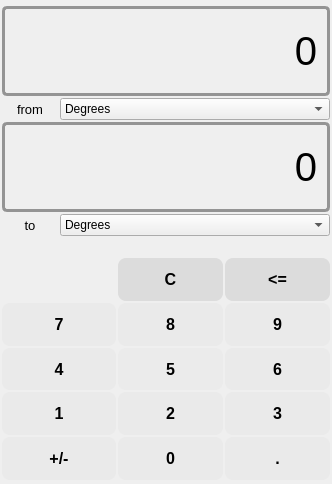
<?xml version="1.0" encoding="UTF-8"?>
<ui version="4.0">
 <class>Angle</class>
 <widget class="QWidget" name="Angle">
  <property name="geometry">
   <rect>
    <x>0</x>
    <y>0</y>
    <width>332</width>
    <height>484</height>
   </rect>
  </property>
  <property name="minimumSize">
   <size>
    <width>330</width>
    <height>484</height>
   </size>
  </property>
  <property name="windowTitle">
   <string>Form</string>
  </property>
  <layout class="QGridLayout" name="gridLayout">
   <property name="leftMargin">
    <number>2</number>
   </property>
   <property name="topMargin">
    <number>6</number>
   </property>
   <property name="rightMargin">
    <number>2</number>
   </property>
   <property name="bottomMargin">
    <number>4</number>
   </property>
   <property name="horizontalSpacing">
    <number>4</number>
   </property>
   <property name="verticalSpacing">
    <number>2</number>
   </property>
   <item row="0" column="0">
    <widget class="QLabel" name="label">
     <property name="minimumSize">
      <size>
       <width>320</width>
       <height>90</height>
      </size>
     </property>
     <property name="maximumSize">
      <size>
       <width>500</width>
       <height>90</height>
      </size>
     </property>
     <property name="font">
      <font>
       <family>Arial</family>
       <pointsize>30</pointsize>
      </font>
     </property>
     <property name="mouseTracking">
      <bool>false</bool>
     </property>
     <property name="styleSheet">
      <string notr="true">border-style: solid;
border-width: 3px;
border-color: rgb(148, 148, 148);
border-radius: 5px;</string>
     </property>
     <property name="frameShape">
      <enum>QFrame::NoFrame</enum>
     </property>
     <property name="text">
      <string>0</string>
     </property>
     <property name="alignment">
      <set>Qt::AlignRight|Qt::AlignTrailing|Qt::AlignVCenter</set>
     </property>
    </widget>
   </item>
   <item row="1" column="0">
    <widget class="QStackedWidget" name="stackedWidget_time">
     <property name="minimumSize">
      <size>
       <width>320</width>
       <height>363</height>
      </size>
     </property>
     <property name="currentIndex">
      <number>0</number>
     </property>
     <widget class="QWidget" name="page_3">
      <layout class="QGridLayout" name="gridLayout_2">
       <property name="leftMargin">
        <number>0</number>
       </property>
       <property name="topMargin">
        <number>0</number>
       </property>
       <property name="rightMargin">
        <number>0</number>
       </property>
       <property name="bottomMargin">
        <number>0</number>
       </property>
       <property name="spacing">
        <number>2</number>
       </property>
       <item row="0" column="0">
        <widget class="QLabel" name="label_from">
         <property name="font">
          <font>
           <pointsize>10</pointsize>
           <italic>false</italic>
           <bold>false</bold>
          </font>
         </property>
         <property name="text">
          <string>from</string>
         </property>
         <property name="alignment">
          <set>Qt::AlignCenter</set>
         </property>
        </widget>
       </item>
       <item row="0" column="1" colspan="3">
        <widget class="QComboBox" name="comboBox_first">
         <property name="minimumSize">
          <size>
           <width>260</width>
           <height>22</height>
          </size>
         </property>
         <item>
          <property name="text">
           <string>Degrees</string>
          </property>
         </item>
         <item>
          <property name="text">
           <string>Radians</string>
          </property>
         </item>
        </widget>
       </item>
       <item row="1" column="0" colspan="4">
        <widget class="QLabel" name="label_2">
         <property name="minimumSize">
          <size>
           <width>320</width>
           <height>90</height>
          </size>
         </property>
         <property name="maximumSize">
          <size>
           <width>500</width>
           <height>90</height>
          </size>
         </property>
         <property name="font">
          <font>
           <family>Arial</family>
           <pointsize>30</pointsize>
          </font>
         </property>
         <property name="mouseTracking">
          <bool>false</bool>
         </property>
         <property name="styleSheet">
          <string notr="true">border-style: solid;
border-width: 3px;
border-color: rgb(148, 148, 148);
border-radius: 5px;</string>
         </property>
         <property name="frameShape">
          <enum>QFrame::NoFrame</enum>
         </property>
         <property name="text">
          <string>0</string>
         </property>
         <property name="alignment">
          <set>Qt::AlignRight|Qt::AlignTrailing|Qt::AlignVCenter</set>
         </property>
        </widget>
       </item>
       <item row="2" column="0">
        <widget class="QLabel" name="label_to">
         <property name="font">
          <font>
           <pointsize>10</pointsize>
           <bold>false</bold>
          </font>
         </property>
         <property name="text">
          <string>to</string>
         </property>
         <property name="alignment">
          <set>Qt::AlignCenter</set>
         </property>
        </widget>
       </item>
       <item row="2" column="1" colspan="3">
        <widget class="QComboBox" name="comboBox_second">
         <property name="minimumSize">
          <size>
           <width>260</width>
           <height>22</height>
          </size>
         </property>
         <item>
          <property name="text">
           <string>Degrees</string>
          </property>
         </item>
         <item>
          <property name="text">
           <string>Radians</string>
          </property>
         </item>
        </widget>
       </item>
       <item row="3" column="2">
        <spacer name="verticalSpacer">
         <property name="orientation">
          <enum>Qt::Vertical</enum>
         </property>
         <property name="sizeType">
          <enum>QSizePolicy::Preferred</enum>
         </property>
         <property name="sizeHint" stdset="0">
          <size>
           <width>20</width>
           <height>20</height>
          </size>
         </property>
        </spacer>
       </item>
       <item row="4" column="2">
        <widget class="QPushButton" name="pushButton_Ca">
         <property name="minimumSize">
          <size>
           <width>105</width>
           <height>37</height>
          </size>
         </property>
         <property name="maximumSize">
          <size>
           <width>1000</width>
           <height>1000</height>
          </size>
         </property>
         <property name="font">
          <font>
           <family>Segoe UI</family>
           <pointsize>12</pointsize>
           <italic>false</italic>
           <bold>true</bold>
          </font>
         </property>
         <property name="styleSheet">
          <string notr="true">QPushButton {
	background-color: rgb(220, 220, 220);
	font: 700 12pt &quot;Segoe UI&quot;;
	border-radius: 8px; 
}

QPushButton:hover {
	background-color: rgb(210, 210, 210);
	border-radius: 8px; 
}

QPushButton:pressed { 
	color: rgb(0, 0, 0);
 	border-width: 1px;
	border-radius: 10px;
 	font: bold 20px;
 	min-width: 8em;
 	padding: 5px;
}
</string>
         </property>
         <property name="text">
          <string>C</string>
         </property>
        </widget>
       </item>
       <item row="4" column="3">
        <widget class="QPushButton" name="pushButton_backspacea">
         <property name="minimumSize">
          <size>
           <width>105</width>
           <height>37</height>
          </size>
         </property>
         <property name="maximumSize">
          <size>
           <width>1000</width>
           <height>1000</height>
          </size>
         </property>
         <property name="font">
          <font>
           <family>Segoe UI</family>
           <pointsize>12</pointsize>
           <italic>false</italic>
           <bold>true</bold>
          </font>
         </property>
         <property name="styleSheet">
          <string notr="true">QPushButton {
	background-color: rgb(220, 220, 220);
	font: 700 12pt &quot;Segoe UI&quot;;
	border-radius: 8px; 
}

QPushButton:hover {
	background-color: rgb(210, 210, 210);
	border-radius: 8px; 
}

QPushButton:pressed { 
	color: rgb(0, 0, 0);
 	border-width: 1px;
	border-radius: 10px;
 	font: bold 20px;
 	min-width: 8em;
 	padding: 5px;
}
</string>
         </property>
         <property name="text">
          <string>&lt;=</string>
         </property>
         <property name="shortcut">
          <string>Backspace</string>
         </property>
        </widget>
       </item>
       <item row="5" column="0" colspan="2">
        <widget class="QPushButton" name="pushButton_7a">
         <property name="minimumSize">
          <size>
           <width>105</width>
           <height>37</height>
          </size>
         </property>
         <property name="maximumSize">
          <size>
           <width>1000</width>
           <height>1000</height>
          </size>
         </property>
         <property name="font">
          <font>
           <family>Segoe UI</family>
           <pointsize>12</pointsize>
           <italic>false</italic>
           <bold>true</bold>
          </font>
         </property>
         <property name="styleSheet">
          <string notr="true">QPushButton {
	background-color: rgb(234, 234, 234);
	font: 700 12pt &quot;Segoe UI&quot;;
	border-radius: 8px; 
}

QPushButton:hover {
	background-color: rgb(210, 210, 210);
	border-radius: 8px; 
}

QPushButton:pressed { 
	color: rgb(0, 0, 0);
 	border-width: 1px;
	border-radius: 10px;
 	font: bold 20px;
 	min-width: 8em;
 	padding: 5px;
}
</string>
         </property>
         <property name="text">
          <string>7</string>
         </property>
         <property name="shortcut">
          <string>7</string>
         </property>
        </widget>
       </item>
       <item row="5" column="2">
        <widget class="QPushButton" name="pushButton_8a">
         <property name="minimumSize">
          <size>
           <width>105</width>
           <height>37</height>
          </size>
         </property>
         <property name="maximumSize">
          <size>
           <width>1000</width>
           <height>1000</height>
          </size>
         </property>
         <property name="font">
          <font>
           <family>Segoe UI</family>
           <pointsize>12</pointsize>
           <italic>false</italic>
           <bold>true</bold>
          </font>
         </property>
         <property name="styleSheet">
          <string notr="true">QPushButton {
	background-color: rgb(234, 234, 234);
	font: 700 12pt &quot;Segoe UI&quot;;
	border-radius: 8px; 
}

QPushButton:hover {
	background-color: rgb(210, 210, 210);
	border-radius: 8px; 
}

QPushButton:pressed { 
	color: rgb(0, 0, 0);
 	border-width: 1px;
	border-radius: 10px;
 	font: bold 20px;
 	min-width: 8em;
 	padding: 5px;
}
</string>
         </property>
         <property name="text">
          <string>8</string>
         </property>
         <property name="shortcut">
          <string>8</string>
         </property>
        </widget>
       </item>
       <item row="5" column="3">
        <widget class="QPushButton" name="pushButton_9a">
         <property name="minimumSize">
          <size>
           <width>105</width>
           <height>37</height>
          </size>
         </property>
         <property name="maximumSize">
          <size>
           <width>1000</width>
           <height>1000</height>
          </size>
         </property>
         <property name="font">
          <font>
           <family>Segoe UI</family>
           <pointsize>12</pointsize>
           <italic>false</italic>
           <bold>true</bold>
          </font>
         </property>
         <property name="styleSheet">
          <string notr="true">QPushButton {
	background-color: rgb(234, 234, 234);
	font: 700 12pt &quot;Segoe UI&quot;;
	border-radius: 8px; 
}

QPushButton:hover {
	background-color: rgb(210, 210, 210);
	border-radius: 8px; 
}

QPushButton:pressed { 
	color: rgb(0, 0, 0);
 	border-width: 1px;
	border-radius: 10px;
 	font: bold 20px;
 	min-width: 8em;
 	padding: 5px;
}
</string>
         </property>
         <property name="text">
          <string>9</string>
         </property>
         <property name="shortcut">
          <string>9</string>
         </property>
        </widget>
       </item>
       <item row="6" column="0" colspan="2">
        <widget class="QPushButton" name="pushButton_4a">
         <property name="minimumSize">
          <size>
           <width>105</width>
           <height>37</height>
          </size>
         </property>
         <property name="maximumSize">
          <size>
           <width>1000</width>
           <height>1000</height>
          </size>
         </property>
         <property name="font">
          <font>
           <family>Segoe UI</family>
           <pointsize>12</pointsize>
           <italic>false</italic>
           <bold>true</bold>
          </font>
         </property>
         <property name="styleSheet">
          <string notr="true">QPushButton {
	background-color: rgb(234, 234, 234);
	font: 700 12pt &quot;Segoe UI&quot;;
	border-radius: 8px; 
}

QPushButton:hover {
	background-color: rgb(210, 210, 210);
	border-radius: 8px; 
}

QPushButton:pressed { 
	color: rgb(0, 0, 0);
 	border-width: 1px;
	border-radius: 10px;
 	font: bold 20px;
 	min-width: 8em;
 	padding: 5px;
}
</string>
         </property>
         <property name="text">
          <string>4</string>
         </property>
         <property name="shortcut">
          <string>4</string>
         </property>
        </widget>
       </item>
       <item row="6" column="2">
        <widget class="QPushButton" name="pushButton_5a">
         <property name="minimumSize">
          <size>
           <width>105</width>
           <height>37</height>
          </size>
         </property>
         <property name="maximumSize">
          <size>
           <width>1000</width>
           <height>1000</height>
          </size>
         </property>
         <property name="font">
          <font>
           <family>Segoe UI</family>
           <pointsize>12</pointsize>
           <italic>false</italic>
           <bold>true</bold>
          </font>
         </property>
         <property name="styleSheet">
          <string notr="true">QPushButton {
	background-color: rgb(235, 235, 235);
	font: 700 12pt &quot;Segoe UI&quot;;
	border-radius: 8px; 
}

QPushButton:hover {
	background-color: rgb(210, 210, 210);
	border-radius: 8px; 
}

QPushButton:pressed { 
	color: rgb(0, 0, 0);
 	border-width: 1px;
	border-radius: 10px;
 	font: bold 20px;
 	min-width: 8em;
 	padding: 5px;
}
</string>
         </property>
         <property name="text">
          <string>5</string>
         </property>
         <property name="shortcut">
          <string>5</string>
         </property>
        </widget>
       </item>
       <item row="6" column="3">
        <widget class="QPushButton" name="pushButton_6a">
         <property name="minimumSize">
          <size>
           <width>105</width>
           <height>37</height>
          </size>
         </property>
         <property name="maximumSize">
          <size>
           <width>1000</width>
           <height>1000</height>
          </size>
         </property>
         <property name="font">
          <font>
           <family>Segoe UI</family>
           <pointsize>12</pointsize>
           <italic>false</italic>
           <bold>true</bold>
          </font>
         </property>
         <property name="styleSheet">
          <string notr="true">QPushButton {
	background-color: rgb(234, 234, 234);
	font: 700 12pt &quot;Segoe UI&quot;;
	border-radius: 8px; 
}

QPushButton:hover {
	background-color: rgb(210, 210, 210);
	border-radius: 8px; 
}

QPushButton:pressed { 
	color: rgb(0, 0, 0);
 	border-width: 1px;
	border-radius: 10px;
 	font: bold 20px;
 	min-width: 8em;
 	padding: 5px;
}
</string>
         </property>
         <property name="text">
          <string>6</string>
         </property>
         <property name="shortcut">
          <string>6</string>
         </property>
        </widget>
       </item>
       <item row="7" column="0" colspan="2">
        <widget class="QPushButton" name="pushButton_1a">
         <property name="minimumSize">
          <size>
           <width>105</width>
           <height>37</height>
          </size>
         </property>
         <property name="maximumSize">
          <size>
           <width>1000</width>
           <height>1000</height>
          </size>
         </property>
         <property name="font">
          <font>
           <family>Segoe UI</family>
           <pointsize>12</pointsize>
           <italic>false</italic>
           <bold>true</bold>
          </font>
         </property>
         <property name="styleSheet">
          <string notr="true">QPushButton {
	background-color: rgb(234, 234, 234);
	font: 700 12pt &quot;Segoe UI&quot;;
	border-radius: 8px; 
}

QPushButton:hover {
	background-color: rgb(210, 210, 210);
	border-radius: 8px; 
}

QPushButton:pressed { 
	color: rgb(0, 0, 0);
 	border-width: 1px;
	border-radius: 10px;
 	font: bold 20px;
 	min-width: 8em;
 	padding: 5px;
}
</string>
         </property>
         <property name="text">
          <string>1</string>
         </property>
         <property name="shortcut">
          <string>1</string>
         </property>
        </widget>
       </item>
       <item row="7" column="2">
        <widget class="QPushButton" name="pushButton_2a">
         <property name="minimumSize">
          <size>
           <width>105</width>
           <height>37</height>
          </size>
         </property>
         <property name="maximumSize">
          <size>
           <width>1000</width>
           <height>1000</height>
          </size>
         </property>
         <property name="font">
          <font>
           <family>Segoe UI</family>
           <pointsize>12</pointsize>
           <italic>false</italic>
           <bold>true</bold>
          </font>
         </property>
         <property name="styleSheet">
          <string notr="true">QPushButton {
	background-color: rgb(234, 234, 234);
	font: 700 12pt &quot;Segoe UI&quot;;
	border-radius: 8px; 
}

QPushButton:hover {
	background-color: rgb(210, 210, 210);
	border-radius: 8px; 
}

QPushButton:pressed { 
	color: rgb(0, 0, 0);
 	border-width: 1px;
	border-radius: 10px;
 	font: bold 20px;
 	min-width: 8em;
 	padding: 5px;
}
</string>
         </property>
         <property name="text">
          <string>2</string>
         </property>
         <property name="shortcut">
          <string>2</string>
         </property>
        </widget>
       </item>
       <item row="7" column="3">
        <widget class="QPushButton" name="pushButton_3a">
         <property name="minimumSize">
          <size>
           <width>105</width>
           <height>37</height>
          </size>
         </property>
         <property name="maximumSize">
          <size>
           <width>1000</width>
           <height>1000</height>
          </size>
         </property>
         <property name="font">
          <font>
           <family>Segoe UI</family>
           <pointsize>12</pointsize>
           <italic>false</italic>
           <bold>true</bold>
          </font>
         </property>
         <property name="styleSheet">
          <string notr="true">QPushButton {
	background-color: rgb(234, 234, 234);
	font: 700 12pt &quot;Segoe UI&quot;;
	border-radius: 8px; 
}

QPushButton:hover {
	background-color: rgb(210, 210, 210);
	border-radius: 8px; 
}

QPushButton:pressed { 
	color: rgb(0, 0, 0);
 	border-width: 1px;
	border-radius: 10px;
 	font: bold 20px;
 	min-width: 8em;
 	padding: 5px;
}
</string>
         </property>
         <property name="text">
          <string>3</string>
         </property>
         <property name="shortcut">
          <string>3</string>
         </property>
        </widget>
       </item>
       <item row="8" column="0" colspan="2">
        <widget class="QPushButton" name="pushButton_plusminus">
         <property name="minimumSize">
          <size>
           <width>105</width>
           <height>37</height>
          </size>
         </property>
         <property name="maximumSize">
          <size>
           <width>1000</width>
           <height>1000</height>
          </size>
         </property>
         <property name="font">
          <font>
           <family>Segoe UI</family>
           <pointsize>12</pointsize>
           <italic>false</italic>
           <bold>true</bold>
          </font>
         </property>
         <property name="styleSheet">
          <string notr="true">QPushButton {
	background-color: rgb(234, 234, 234);
	font: 700 12pt &quot;Segoe UI&quot;;
	border-radius: 8px; 
}

QPushButton:hover {
	background-color: rgb(210, 210, 210);
	border-radius: 8px; 
}

QPushButton:pressed { 
	color: rgb(0, 0, 0);
 	border-width: 1px;
	border-radius: 10px;
 	font: bold 20px;
 	min-width: 8em;
 	padding: 5px;
}
</string>
         </property>
         <property name="text">
          <string>+/-</string>
         </property>
         <property name="shortcut">
          <string>0</string>
         </property>
        </widget>
       </item>
       <item row="8" column="2">
        <widget class="QPushButton" name="pushButton_0a">
         <property name="minimumSize">
          <size>
           <width>105</width>
           <height>37</height>
          </size>
         </property>
         <property name="maximumSize">
          <size>
           <width>1000</width>
           <height>1000</height>
          </size>
         </property>
         <property name="font">
          <font>
           <family>Segoe UI</family>
           <pointsize>12</pointsize>
           <italic>false</italic>
           <bold>true</bold>
          </font>
         </property>
         <property name="styleSheet">
          <string notr="true">QPushButton {
	background-color: rgb(234, 234, 234);
	font: 700 12pt &quot;Segoe UI&quot;;
	border-radius: 8px; 
}

QPushButton:hover {
	background-color: rgb(210, 210, 210);
	border-radius: 8px; 
}

QPushButton:pressed { 
	color: rgb(0, 0, 0);
 	border-width: 1px;
	border-radius: 10px;
 	font: bold 20px;
 	min-width: 8em;
 	padding: 5px;
}
</string>
         </property>
         <property name="text">
          <string>0</string>
         </property>
         <property name="shortcut">
          <string>0</string>
         </property>
        </widget>
       </item>
       <item row="8" column="3">
        <widget class="QPushButton" name="dot">
         <property name="minimumSize">
          <size>
           <width>105</width>
           <height>37</height>
          </size>
         </property>
         <property name="maximumSize">
          <size>
           <width>1000</width>
           <height>1000</height>
          </size>
         </property>
         <property name="font">
          <font>
           <family>Segoe UI</family>
           <pointsize>12</pointsize>
           <italic>false</italic>
           <bold>true</bold>
          </font>
         </property>
         <property name="styleSheet">
          <string notr="true">QPushButton {
	background-color: rgb(234, 234, 234);
	font: 700 12pt &quot;Segoe UI&quot;;
	border-radius: 8px; 
}

QPushButton:hover {
	background-color: rgb(210, 210, 210);
	border-radius: 8px; 
}

QPushButton:pressed { 
	color: rgb(0, 0, 0);
 	border-width: 1px;
	border-radius: 10px;
 	font: bold 20px;
 	min-width: 8em;
 	padding: 5px;
}
</string>
         </property>
         <property name="text">
          <string>.</string>
         </property>
         <property name="shortcut">
          <string>.</string>
         </property>
        </widget>
       </item>
      </layout>
     </widget>
    </widget>
   </item>
  </layout>
 </widget>
 <resources/>
 <connections/>
</ui>
